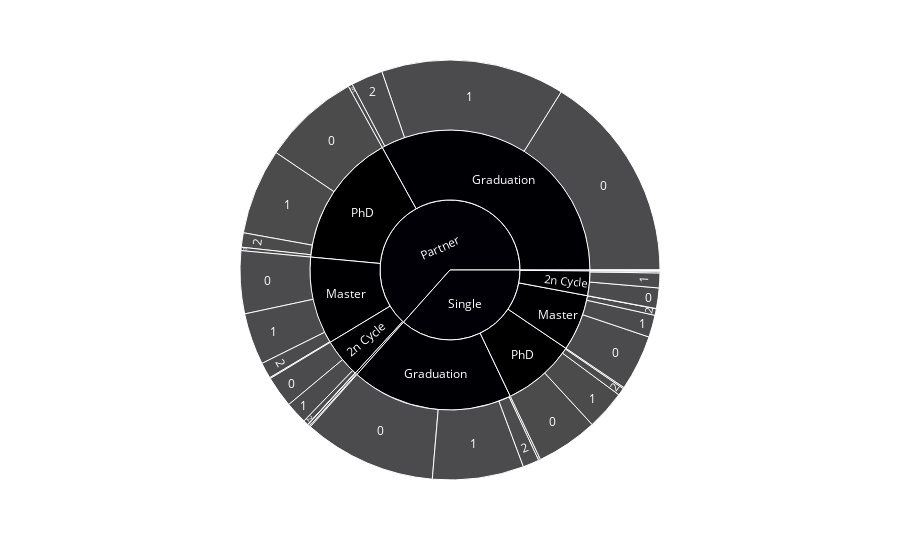

Source (notebook cell):
### Markdown cell above
**INSIGHT**
- About 50% of customers have only one child
- 28% of customers do not have children at home while 19% of them have 2 children

### Code cell
fig = px.sunburst(customer, path=['Marital_Status','Education', 'Children'], values='TotalSpendings', color='Education')
fig.show()

### Figure 1 — Plotly figure (JSON) as saved in the notebook; plotly's stock layout.template omitted (floating-point values rounded to 4 significant figures)
{"data": [{"branchvalues": "total", "customdata": [["PhD"], ["Master"], ["PhD"], ["2n Cycle"], ["PhD"], ["Graduation"], ["Basic"], ["2n Cycle"], ["PhD"], ["PhD"], ["2n Cycle"], ["Master"], ["Master"], ["Graduation"], ["2n Cycle"], ["Master"], ["2n Cycle"], ["Graduation"], ["Master"], ["2n Cycle"], ["Basic"], ["Basic"], ["Master"], ["2n Cycle"], ["(?)"], ["Basic"], ["Graduation"], ["Basic"], ["Graduation"], ["Graduation"], ["Basic"], ["(?)"], ["Master"], ["Master"], ["2n Cycle"], ["PhD"], ["Graduation"], ["Master"], ["PhD"], ["Graduation"], ["2n Cycle"], ["Basic"], ["PhD"], ["Graduation"], ["2n Cycle"], ["Graduation"], ["PhD"], ["PhD"], ["Master"]], "domain": {"x": [0, 1], "y": [0, 1]}, "hovertemplate": "labels=%{label}<br>TotalSpendings=%{value}<br>parent=%{parent}<br>id=%{id}<br>Education=%{customdata[0]}<extra></extra>", "ids": ["Partner/PhD/3", "Partner/Master", "Partner/PhD/1", "Partner/2n Cycle/1", "Single/PhD", "Single/Graduation", "Single/Basic", "Single/2n Cycle", "Single/PhD/3", "Single/PhD/1", "Single/2n Cycle/3", "Single/Master/2", "Partner/Master/2", "Partner/Graduation/2", "Partner/2n Cycle/2", "Single/Master", "Partner/2n Cycle/0", "Single/Graduation/2", "Partner/Master/1", "Single/2n Cycle/0", "Partner/Basic/0", "Single/Basic/0", "Partner/Master/0", "Single/2n Cycle/1", "Single", "Single/Basic/1", "Single/Graduation/1", "Partner/Basic/1", "Partner/Graduation", "Single/Graduation/0", "Partner/Basic", "Partner", "Single/Master/1", "Partner/Master/3", "Partner/2n Cycle/3", "Single/PhD/2", "Single/Graduation/3", "Single/Master/3", "Partner/PhD/0", "Partner/Graduation/3", "Partner/2n Cycle", "Single/Basic/2", "Single/PhD/0", "Partner/Graduation/0", "Single/2n Cycle/2", "Partner/Graduation/1", "Partner/PhD", "Partner/PhD/2", "Single/Master/0"], "labels": ["3", "Master", "1", "1", "PhD", "Graduation", "Basic", "2n Cycle", "3", "1", "3", "2", "2", "2", "2", "Master", "0", "2", "1", "0", "0", "0", "0", "1", "Single", "1", "1", "1", "Graduation", "0", "Basic", "Partner", "1", "3", "3", "2", "3", "3", "0", "3", "2n Cycle", "2", "0", "0", "2", "1", "PhD", "2", "0"], "marker": {"colors": ["#000001", "#000002", "#000001", "#000003", "#000001", "#000004", "#000005", "#000003", "#000001", "#000001", "#000003", "#000002", "#000002", "#000004", "#000003", "#000002", "#000003", "#000004", "#000002", "#000003", "#000005", "#000005", "#000002", "#000003", "#000006", "#000005", "#000004", "#000005", "#000004", "#000004", "#000005", "#000006", "#000002", "#000002", "#000003", "#000001", "#000004", "#000002", "#000001", "#000004", "#000003", "#000005", "#000001", "#000004", "#000003", "#000004", "#000001", "#000001", "#000002"]}, "name": "", "parents": ["Partner/PhD", "Partner", "Partner/PhD", "Partner/2n Cycle", "Single", "Single", "Single", "Single", "Single/PhD", "Single/PhD", "Single/2n Cycle", "Single/Master", "Partner/Master", "Partner/Graduation", "Partner/2n Cycle", "Single", "Partner/2n Cycle", "Single/Graduation", "Partner/Master", "Single/2n Cycle", "Partner/Basic", "Single/Basic", "Partner/Master", "Single/2n Cycle", "", "Single/Basic", "Single/Graduation", "Partner/Basic", "Partner", "Single/Graduation", "Partner", "", "Single/Master", "Partner/Master", "Partner/2n Cycle", "Single/PhD", "Single/Graduation", "Single/Master", "Partner/PhD", "Partner/Graduation", "Partner", "Single/Basic", "Single/PhD", "Partner/Graduation", "Single/2n Cycle", "Partner/Graduation", "Partner", "Partner/PhD", "Single/Master"], "type": "sunburst", "values": [3525, 135361, 88420, 22720, 113120, 249795, 1170, 38202, 1314, 40588, 17, 6799, 16520, 32853, 5120, 87145, 32435, 16828, 53288, 21088, 2123, 192, 64619, 15291, 489432, 852, 94059, 1124, 442209, 136920, 3247, 848610, 22838, 934, 422, 7724, 1988, 186, 100392, 4389, 60697, 126, 63494, 215723, 1806, 189244, 207096, 14759, 57322]}], "layout": {"legend": {"tracegroupgap": 0}, "margin": {"t": 60}}}
